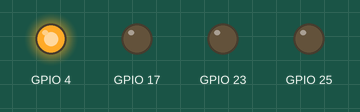
A program run on a simulated Raspberry Pi (BCM pin numbers). Shown: output pins drawn as LEDs (lit = HIGH). At 40.0 s the program stops and its outputs stay as they are.

Above: at 0.5 s.
At 1.5 s:
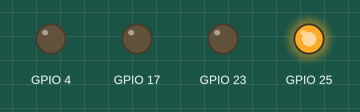
At 2.5 s:
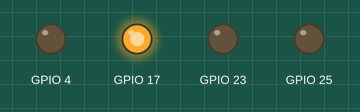
At 3.5 s:
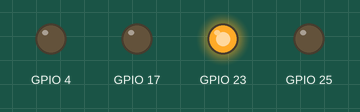
Timing chart, 0 to 5.2 s (numbered marks = the images above):
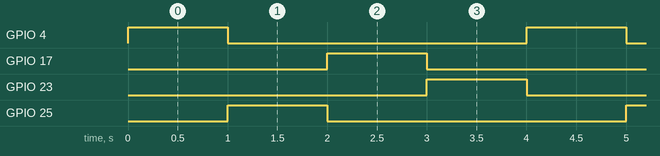

Measured:
- by itself, GPIO 4, GPIO 17, GPIO 23, GPIO 25: alternates HIGH for 1.0 s and LOW for 3.0 s

The program:

lightseq.py
```python
import RPi.GPIO as GPIO
import time

GPIO.setwarnings(False)
GPIO.setmode(GPIO.BCM)
GPIO.setup(4, GPIO.OUT)
GPIO.setup(17, GPIO.OUT)
GPIO.setup(23, GPIO.OUT)
GPIO.setup(25, GPIO.OUT)

# Causes all lights to blink in sequence
for i in range(0, 10):
	GPIO.output(4, True)
	time.sleep(1)
	GPIO.output(4, False)
	GPIO.output(25, True)
	time.sleep(1)
	GPIO.output(25, False)
	GPIO.output(17, True)
	time.sleep(1)
	GPIO.output(17, False)
	GPIO.output(23, True)
	time.sleep(1)
	GPIO.output(23, False)
```
